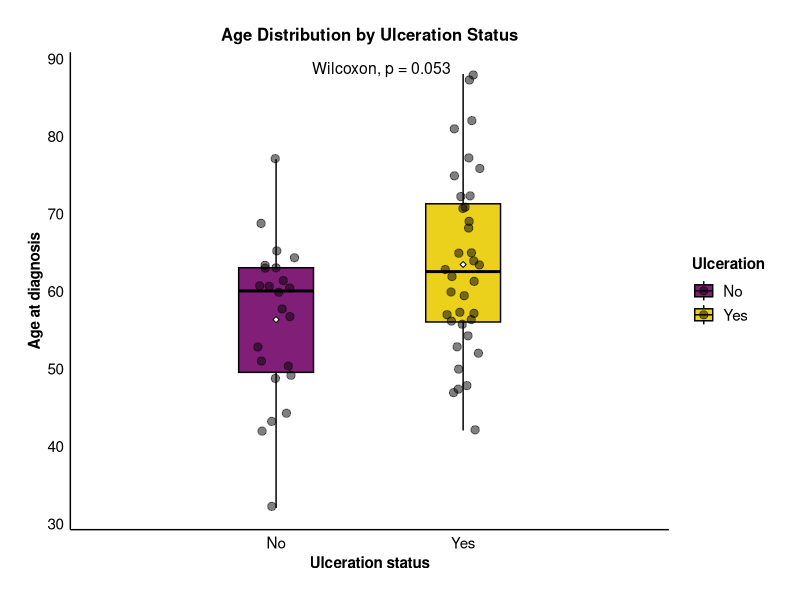
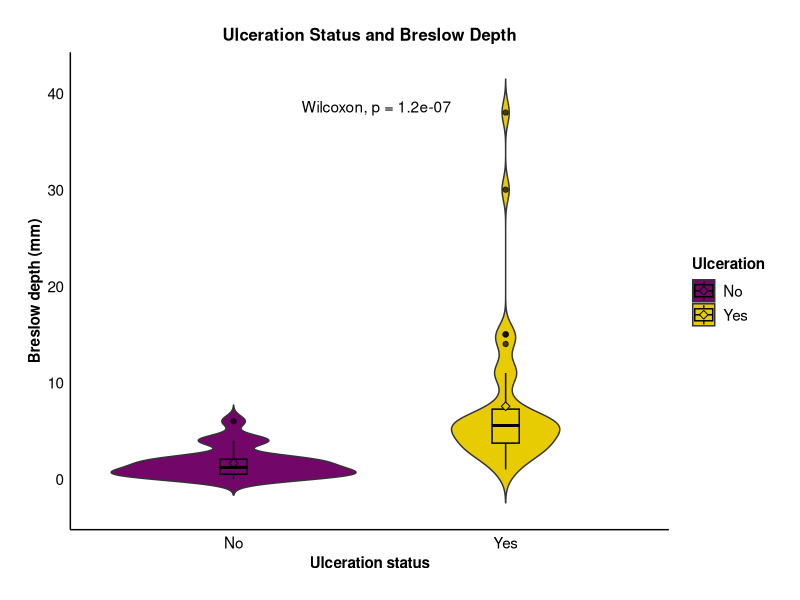
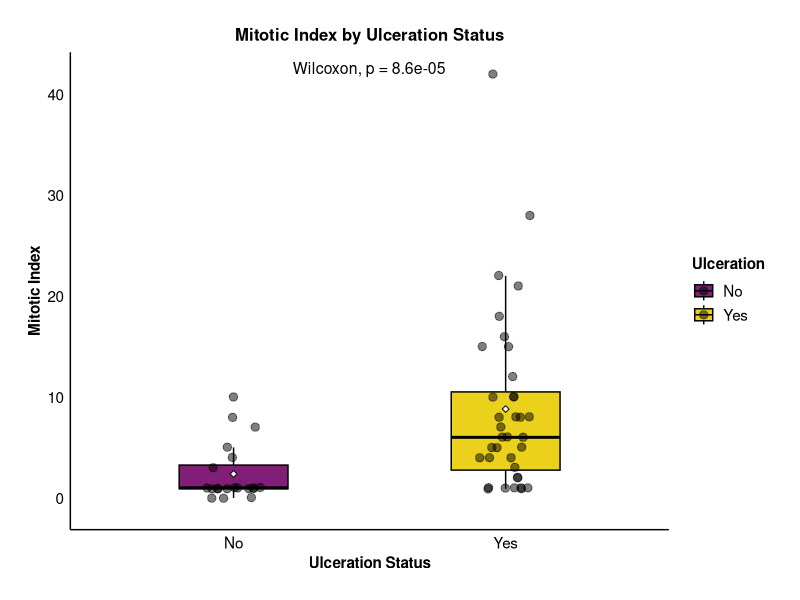
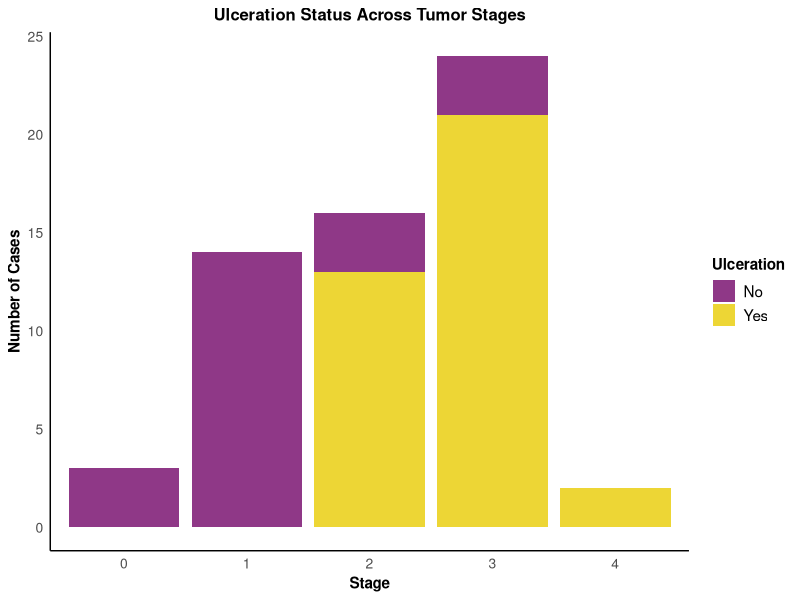
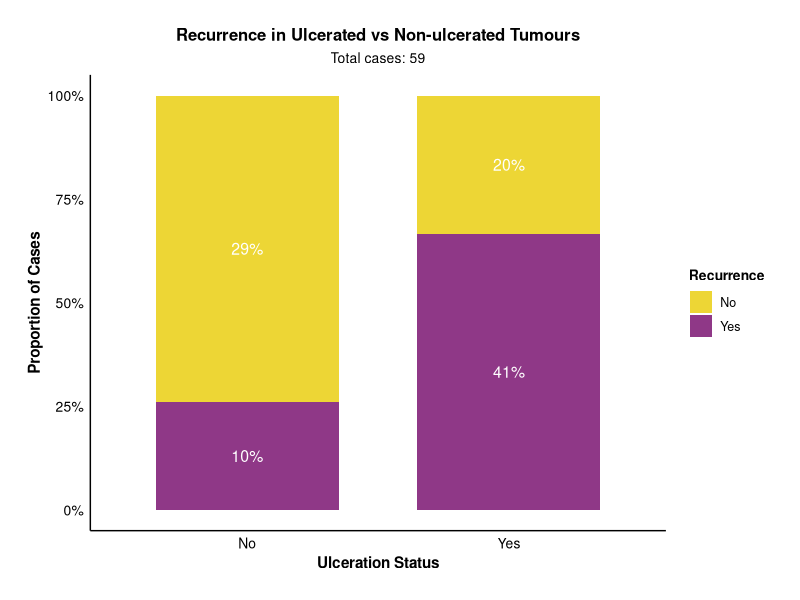
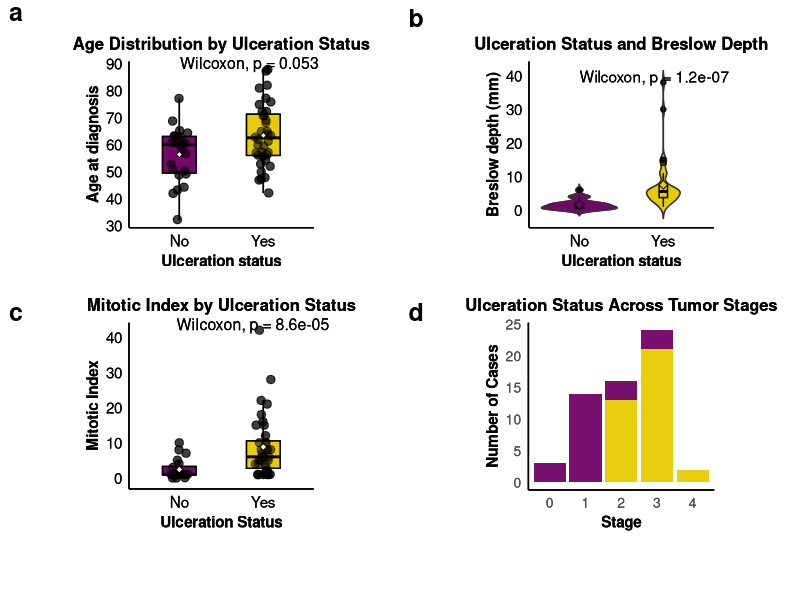
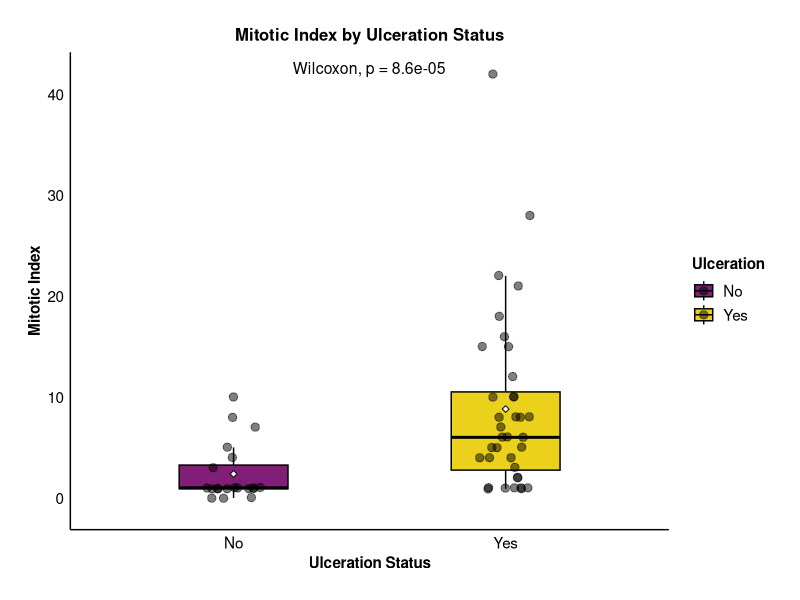

These charts were generated, in order, by the following R code:
## ---- chunk 1
knitr::opts_chunk$set(echo = TRUE, warning = FALSE, message = FALSE)
## ---- chunk 2
# Load required libraries
library(tidyverse)
library(patchwork)
library(ggpubr)
library(here)

# Set seed 
set.seed(123)

# Load metadata from 59 patients with complete ulceration status
metadata <- read.csv(here("data", "clinical_am_prim.csv"))

# Convert to factors
metadata <- metadata %>%
  mutate(across(c(-breslow_depth_mm, -mitotic_index, -age, -sample_id, -patient), as.factor))
## ---- chunk 3

# Boxplot ulceration vs age
ulc_age_plot <- ggplot(data = metadata,
       mapping = aes(x = factor(ulceration), y = age, 
                     fill = factor(ulceration))) + 
  geom_boxplot(na.rm = TRUE,
               width = 0.4,
               alpha = 0.9,
               outlier.shape = NA,
               color = "black"        
               ) + 
  geom_point(size = 2.5, alpha = 0.5, 
             position = position_jitter(seed = 1, width = 0.1),
             color = "black") + 
  stat_summary(fun = mean, 
              geom = "point",
              shape = 23, 
              size = 1.3,
              fill = "white",
              color = "black") +
  stat_compare_means(size = 4, label.x = 1.34) + 
  scale_fill_manual(values=c("#730769", "#E8CC03"),
                    labels = c("No", "Yes")) + 
  scale_x_discrete(labels = c("0" = "No", "1" = "Yes")) +
  theme_minimal() +
   theme(
    plot.title = element_text(size = 12, face = "bold", hjust = 0.5),
    axis.title = element_text(size = 11, face = "bold"),
    axis.text = element_text(size = 11, color = "black"),
    legend.title = element_text(size = 11, face = "bold"),
    legend.text = element_text(size = 11),
    legend.position = "right",  
    # Background elements
    panel.background = element_blank(),
    plot.background = element_blank(),
    panel.grid.major = element_blank(),
    panel.grid.minor = element_blank(),
    axis.line = element_line(color = "black"),
    plot.margin = margin(20, 20, 20, 20)
  ) +
  labs(
    x = "Ulceration status", 
    y = "Age at diagnosis",
    title = "Age Distribution by Ulceration Status",
     fill = "Ulceration"
  ) +
  scale_y_continuous(
    limits = function(x) c(floor(min(x)), ceiling(max(x))),
    expand = expansion(mult = c(0.05, 0.05))
  ) + coord_cartesian(xlim = c(0.5, 2.5)) 

ulc_age_plot


## ---- chunk 4
# Violin plot ulceration vs breslow depth 
ulc_bres_plot <- ggplot(metadata, 
            aes(x = factor(ulceration), 
                y = breslow_depth_mm, 
                fill = factor(ulceration))) + 
  geom_violin(trim = FALSE) +
  geom_boxplot(width = 0.1,
               alpha = 0.7,
               color = "black") +
  stat_summary(fun = mean, 
               geom = "point", 
               shape = 23, size = 2,
               color = "black") +
    stat_compare_means(size = 3.9, label.x = 1.36) +
  scale_fill_manual(values = c("#730769", "#E8CC03"),
                    labels = c("No", "Yes")) +
  scale_x_discrete(labels = c("0" = "No", "1" = "Yes")) +
  theme_minimal() +
  theme(
    plot.title = element_text(size = 12, face = "bold", hjust = 0.5),
    axis.title = element_text(size = 11, face = "bold"),
    axis.text = element_text(size = 11, color = "black"),
    legend.title = element_text(size = 11, face = "bold"),
    legend.text = element_text(size = 11),
    legend.position = "right",  
    panel.background = element_blank(),
    plot.background = element_blank(),
    panel.grid.major = element_blank(),
    panel.grid.minor = element_blank(),
    axis.line = element_line(color = "black"),
    plot.margin = margin(20, 20, 20, 20)
  ) +
  labs(
    x = "Ulceration status",
    y = "Breslow depth (mm)",
    title = "Ulceration Status and Breslow Depth",
    fill = "Ulceration"
  ) +
  scale_y_continuous(
    limits = function(x) c(floor(min(x)), ceiling(max(x))),
    expand = expansion(mult = c(0.05, 0.05))
  )
ulc_bres_plot

#ggsave("ulceration_breslow.pdf", height=8, width=7, dpi=400)
## ---- chunk 5
# Boxplot ulceration vs Mitotic Index
ulc_mit_plot <- ggplot(data = metadata,
       mapping = aes(x = factor(ulceration), y = mitotic_index, 
                     fill = factor(ulceration))) + 
  geom_boxplot(na.rm = TRUE,
               width = 0.4,
               alpha = 0.9,
               outlier.shape = NA,
               color = "black",       
               position = position_dodge(width = 0.5)) + 
  geom_point(size = 2.5, alpha = 0.5, 
             position = position_jitter(seed = 1, width = 0.1),
             color = "black") + 
  
  stat_summary(fun = mean, 
              geom = "point",
              shape = 23, 
              size = 1.5,
              fill = "white",
              color = "black") +
  
  stat_compare_means(size = 4,
                       label.x = 1.33) + 
    theme_minimal() +
    theme(
    plot.title = element_text(size = 12, face = "bold", hjust = 0.5),
    axis.title = element_text(size = 11, face = "bold"),
    axis.text = element_text(size = 11, color = "black"),
    legend.title = element_text(size = 11, face = "bold"),
    legend.text = element_text(size = 11),
    legend.position = "right",  
    panel.background = element_blank(),
    plot.background = element_blank(),
    panel.grid.major = element_blank(),
    panel.grid.minor = element_blank(),
    axis.line = element_line(color = "black"),
    plot.margin = margin(20, 20, 20, 20)
  ) +
  scale_fill_manual(values=c("#730769", "#E8CC03"),
                    labels = c("No", "Yes")) + 
  scale_x_discrete(labels = c("0" = "No", "1" = "Yes")) +
  labs(
    x = "Ulceration Status", 
    y = "Mitotic Index",
    title = "Mitotic Index by Ulceration Status",
    fill = "Ulceration"
  ) +
  scale_y_continuous(
    limits = function(x) c(floor(min(x)), ceiling(max(x))),
    expand = expansion(mult = c(0.05, 0.05))
  )
ulc_mit_plot


ggsave("ulceration_mitotic.pdf", height=8, width=8, dpi=400)

## ---- chunk 6
ulc_stage_plot <- ggplot(metadata, 
       aes(x = stage, 
           fill = factor(ulceration))) +
  geom_bar(position = "stack",
           alpha = 0.8) +
  scale_fill_manual(values = c("#730769", "#E8CC03"),
                    labels = c("No", "Yes")) +
  theme_minimal() +
  theme(
    plot.title = element_text(size = 12, face = "bold", hjust = 0.5),
    axis.title = element_text(size = 11, face = "bold"),
    axis.text = element_text(size = 10, angle = 0),
    legend.title = element_text(size = 11, face = "bold"),
    legend.text = element_text(size = 11),
    legend.position = "right",
    panel.background = element_blank(),
    plot.background = element_blank(),
    panel.grid = element_blank(),
    axis.line = element_line(color = "black")
  ) +
  labs(
    x = "Stage",
    y = "Number of Cases",
    title = "Ulceration Status Across Tumor Stages",
    fill = "Ulceration"
  )
ulc_stage_plot

#ggsave("ulceration_stage.pdf", height=8, width=7, dpi=400)

## ---- chunk 7
ggplot(metadata, 
       aes(x = factor(ulceration), fill = factor(recurrence))) + 
  
  geom_bar(position = "fill",
           width = 0.7,
           alpha = 0.8) +
  geom_text(aes(label = scales::percent(after_stat(count)/sum(after_stat(count)), 
                                      accuracy = 1)),
            stat = "count",
            position = position_fill(vjust = 0.5),
            color = "white",
            size = 4) +
  scale_y_continuous(labels = scales::percent) +
  scale_fill_manual(values = c("#E8CC03", "#730769"),
                    labels = c("No", "Yes")) +
  scale_x_discrete(labels = c("0" = "No", "1" = "Yes")) +
  theme_minimal() +
  theme(
    plot.title = element_text(size = 12, face = "bold", hjust = 0.5),
    plot.subtitle = element_text(size = 10, hjust = 0.5),
    axis.title = element_text(size = 11, face = "bold"),
    axis.text = element_text(size = 10, color = "black"),
    legend.title = element_text(size = 10, face = "bold"),
    legend.text = element_text(size = 9),
    panel.background = element_blank(),
    plot.background = element_blank(),
    panel.grid = element_blank(),
    axis.line = element_line(color = "black"),
    plot.margin = margin(20, 20, 20, 20)
  ) +
  labs(
    x = "Ulceration Status",
    y = "Proportion of Cases",
    title = "Recurrence in Ulcerated vs Non-ulcerated Tumours",
    subtitle = paste("Total cases:", nrow(metadata)),
    fill = "Recurrence"
  )


## ---- chunk 8

# Combine plots into a single panel
ulc_age_plot <- ulc_age_plot + 
  theme(plot.margin = margin(10, 10, 10, 10, "pt"),
        aspect.ratio = 0.9) +
  coord_cartesian(clip = "off")

ulc_bres_plot <- ulc_bres_plot + 
  theme(plot.margin = margin(10, 10, 10, 10, "pt"),
        aspect.ratio = 0.9) +
  coord_cartesian(clip = "off")

ulc_mit_plot <- ulc_mit_plot + 
  theme(plot.margin = margin(10, 10, 10, 10, "pt"),
        aspect.ratio = 0.9) +
  coord_cartesian(clip = "off")

ulc_stage_plot <- ulc_stage_plot + 
  theme(plot.margin = margin(10, 10, 10, 10, "pt"),
        aspect.ratio = 0.9)


ulc_age_plot <- ulc_age_plot + theme(legend.position = "none")
ulc_bres_plot <- ulc_bres_plot + theme(legend.position = "none")
ulc_mit_plot <- ulc_mit_plot + theme(legend.position = "none")
ulc_stage_plot <- ulc_stage_plot + theme(legend.position = "none")


dummy_plot <- ggplot(metadata, aes(x = factor(ulceration), fill = factor(ulceration))) +
  geom_bar() +
  scale_fill_manual(values = c("#730769", "#E8CC03"),
                   labels = c("No", "Yes"),
                   name = "Ulceration") + theme_minimal()

legend <- cowplot::get_legend(dummy_plot + theme(legend.position = "bottom"))


grid_no_legend <- gridExtra::arrangeGrob(
  ulc_age_plot, ulc_bres_plot,
  ulc_mit_plot, ulc_stage_plot,
  ncol = 2,
  nrow = 2,
  top = ""
)

# Create final grid 
final_grid <- gridExtra::arrangeGrob(
  grid_no_legend, 
  legend,
  ncol = 1,
  heights = c(10, 1)
)

final_grid_with_labels <- cowplot::ggdraw(final_grid) +
  cowplot::draw_grob(final_grid) +
  cowplot::draw_label("a", x = 0.02, y = 0.98, size = 18, fontface = "bold") +
  cowplot::draw_label("b", x = 0.52, y = 0.97, size = 18, fontface = "bold") +
  cowplot::draw_label("c", x = 0.02, y = 0.48, size = 18, fontface = "bold") +
  cowplot::draw_label("d", x = 0.52, y = 0.48, size = 18, fontface = "bold")

final_grid_with_labels


#ggsave("ulceration_combined_panel.pdf", final_grid_with_labels, height = 10, width = 12, dpi = 400)
## ---- chunk 9
sessionInfo()
